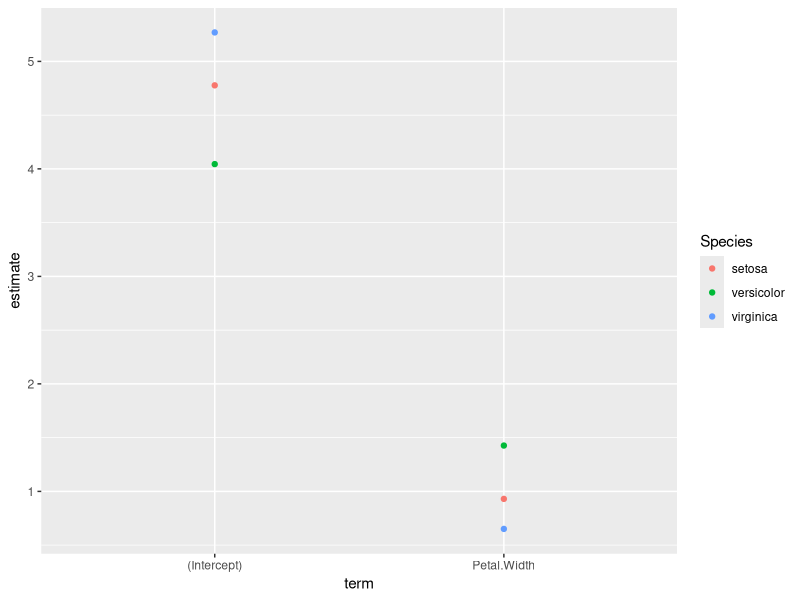
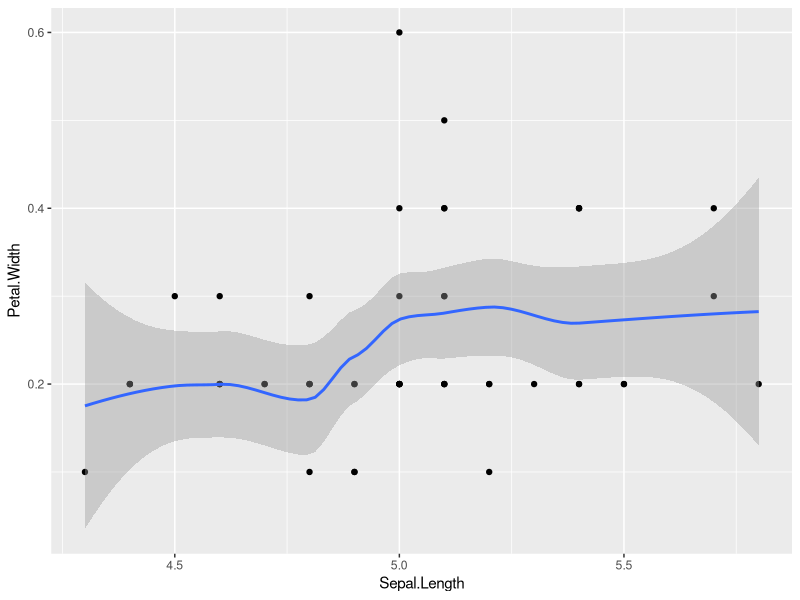
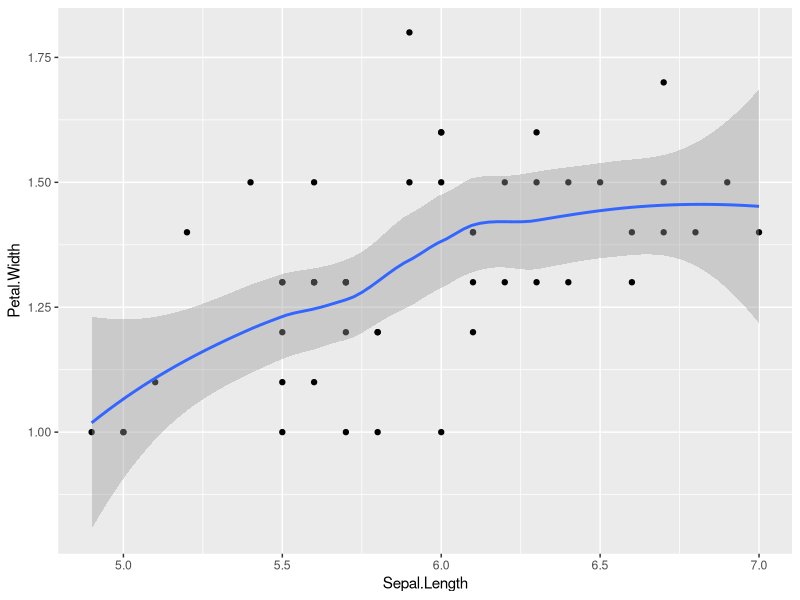
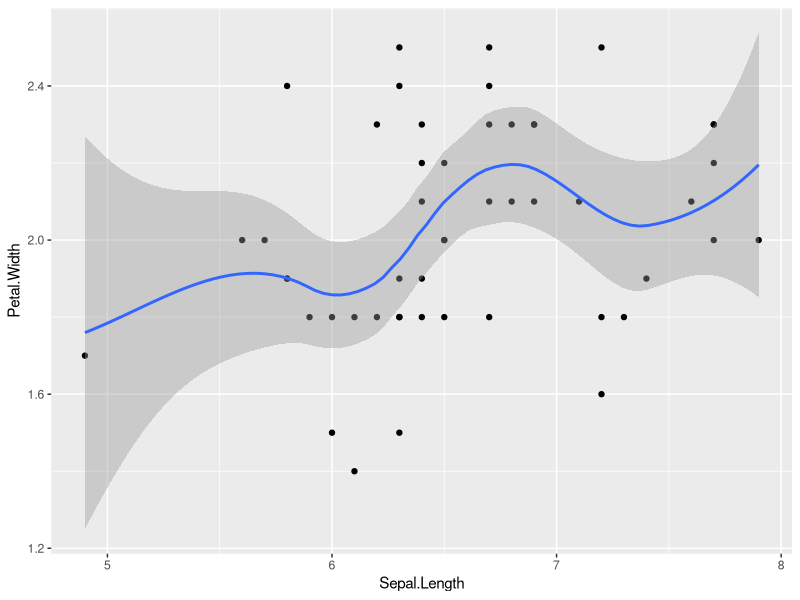

These figures' R source, in order:
############################################################################
############################################################################
###                                                                      ###
###                              PURRR DEMO                              ###
###                                                                      ###
############################################################################
############################################################################



library(tidyverse)
library(broom)

iris |>
  nest(data=-Species) |>
  mutate(model=map(.x = data,.f =~lm(formula = Sepal.Length~Petal.Width,data=.x))) |> mutate(Tid=map(.x = model,.f = tidy)) |>
  select(Species,Tid) |>
  unnest(cols = 'Tid') |>
  ggplot(aes(x = term,y = estimate,col=Species))+
  stat_summary(geom = 'point',fun = 'mean')


iris |>
  nest(data=-Species) |>
  mutate(plot=map(.x = data,.f = function(x){
    ggplot(data = x,aes(x = Sepal.Length,y = Sepal.Width))+
      geom_point()
  }))


iris |>
  nest(data=-Species) |>
  mutate(mod=map(.x = data,.f = function(x){
    lm(formula = Petal.Length~Petal.Width,data=x)
  })) |>
  mutate(mo=map(.x = mod,.f = tidy)) |>
  select(Species,mo) |>
  walk(print)




iris |>
  nest(data = -Species) |>
  mutate(mod = map(
    .x = data,
    .f = function(c) {
      lm(formula = Sepal.Length ~ Petal.Length, data = c)
    }
  )) |>
  mutate(tidy = map(.x = mod, .f = tidy)) |>
  select(Species, tidy) |>
  unnest(tidy)


iris |>
  nest(data = -Species) |>
  mutate(chart=map(.x = data,.f = function(x){
    ggplot(data = x,aes(x = Sepal.Length,y = Petal.Width))+
      geom_point()+
      stat_smooth()
  })) |>
  select(Species,chart) |>
  walk(print)
